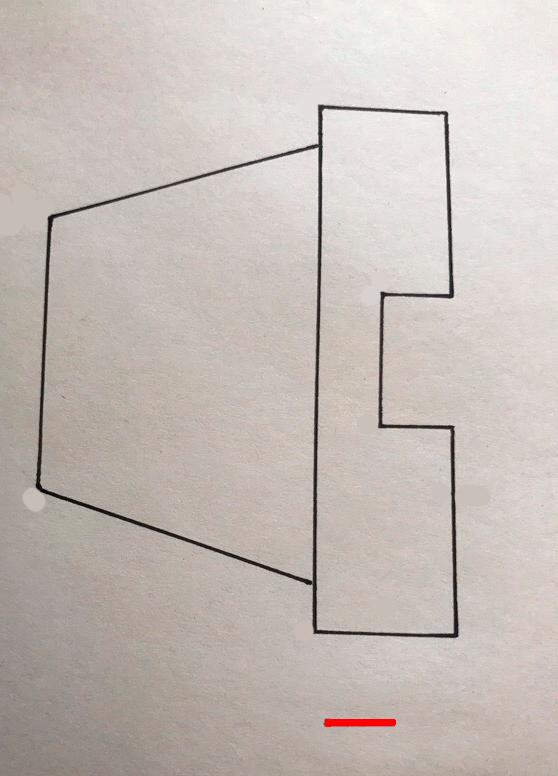
#> input picture Project Romero/mask/img/fig2.png, 558 x 776 px
$ python sD.py
#> lines starting #> are read from the running program, lines starting #| are printed output that depends on the picture; after the words box and inside, x2 and y2 are one past the last pixel; in counts of white or black regions, pixels touching at a corner belong together; long printed decimals are rounded
import cv2
import numpy as np

img = cv2.imread('img/fig2.png')
#> img is the input picture: shape (776, 558, 3); mean B, G, R 183.9, 189.3, 197.7
cv2.cvtColor(img,cv2.COLOR_BGR2GRAY)
blueprint = cv2.imread('img/fig2.png', cv2.COLOR_BGR2HSV)
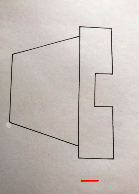
#> blueprint: shape (194, 139, 3); mean B, G, R 183.9, 189.3, 197.7
cv2.imshow("blueprint", blueprint)
cv2.waitKey()
cv2.destroyAllWindows()
lower_red = np.array([0,0,50])
upper_red = np.array([10,10,255])
only_blueprint = cv2.inRange(blueprint, lower_red, upper_red)
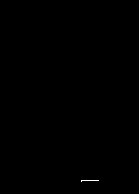
#> only_blueprint: shape (194, 139); 0.07% white in thin lines or dots, all inside (x1, y1, x2, y2) = (81, 180, 99, 182)
cv2.imshow("Only blueprint", only_blueprint)
cv2.waitKey()
cv2.destroyAllWindows()

gray = np.float32(only_blueprint)
dst = cv2.cornerHarris(gray,15,17,0.04)
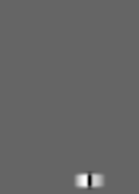
#> dst: shape (194, 139) float32; min -1.87e+20, max 2.84e+20, mean 1.83e+18; drawn with min black and max white
ret, dst = cv2.threshold(dst,0.1*dst.max(),255,0)
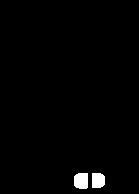
#> dst: shape (194, 139) float32; 1.4% white; 2 white regions, box (x1, y1, x2, y2) and area: (74, 173, 88, 189) 208, (92, 173, 105, 188) 181
#> ret = 2.84e+19
dst = np.uint8(dst)
ret, labels, stats, centroids = cv2.connectedComponentsWithStats(dst)
#> labels: shape (194, 139) int32; 3 distinct labels, from 0 to 2
#> ret = 3; stats = [[0, 0, 139, 194, 26577], [74, 173, 14, 16, 208], [92, 173, 13, 15, 181]]; centroids = [[68.71, 95.27], [80.85, 180.4], [97.61, 180]]
criteria = (cv2.TERM_CRITERIA_EPS + cv2.TERM_CRITERIA_MAX_ITER, 100, 0.001)
corners = cv2.cornerSubPix(gray,np.float32(centroids),(5,5),(-1,-1),criteria)
#> corners = [[68.71, 95.27], [80.42, 180.4], [98.5, 180]]
print(corners)
#| [[ 68.712  95.274]
#|  [ 80.423 180.429]
#|  [ 98.500 180.     ]]
dest = abs(int(corners[1][0]) - int(corners[2][0]))
#> dest = 18
print(dest)
#| 18
coef = 10 / float(dest)
#> coef = 0.556
print(coef)
#| 0.5556


#img[dst>0.1*dst.max()]=[0,0,105]
#cv2.imshow('image', img)
#cv2.waitKey(0)
#cv2.destroyAllWindows
